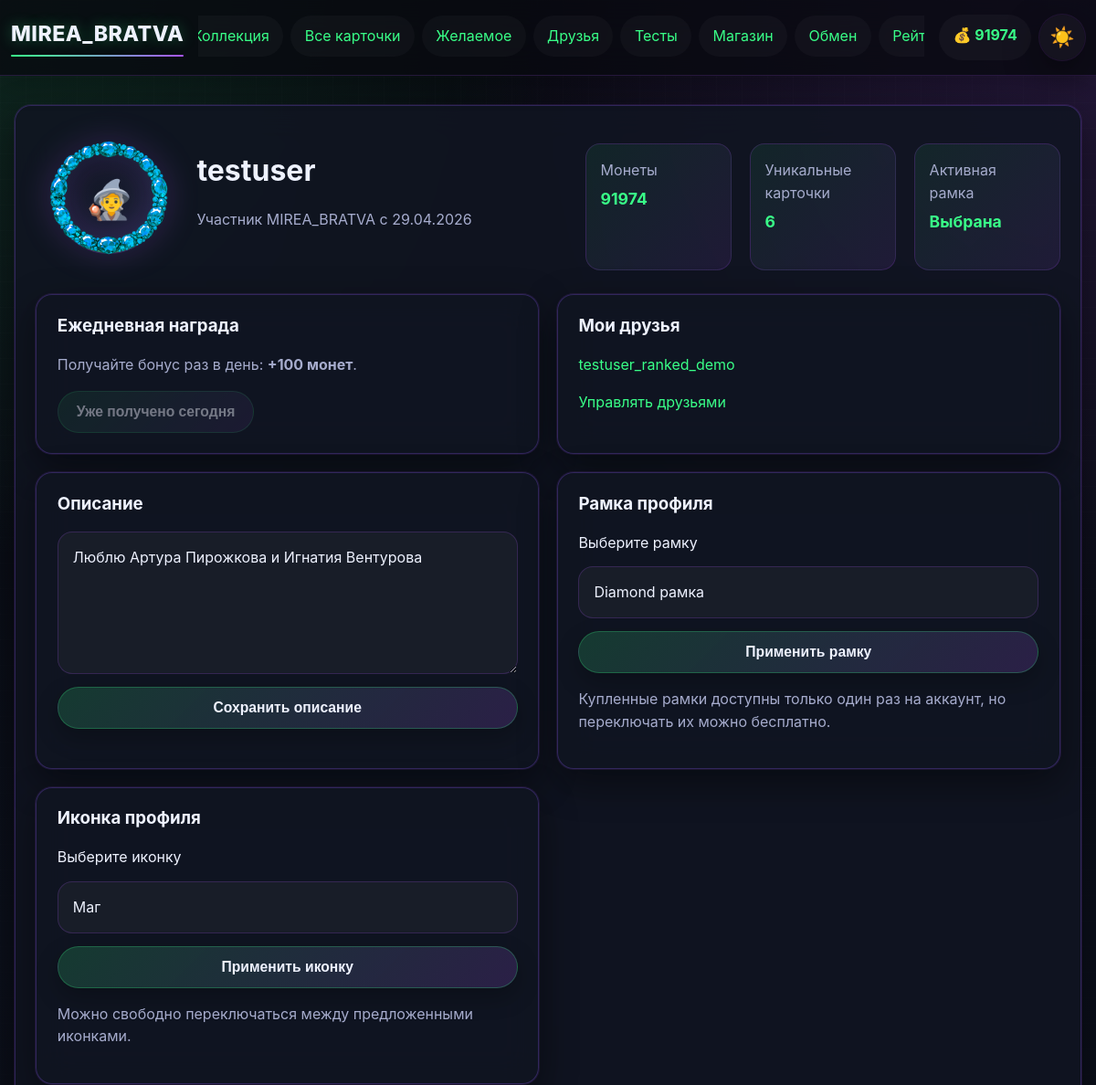
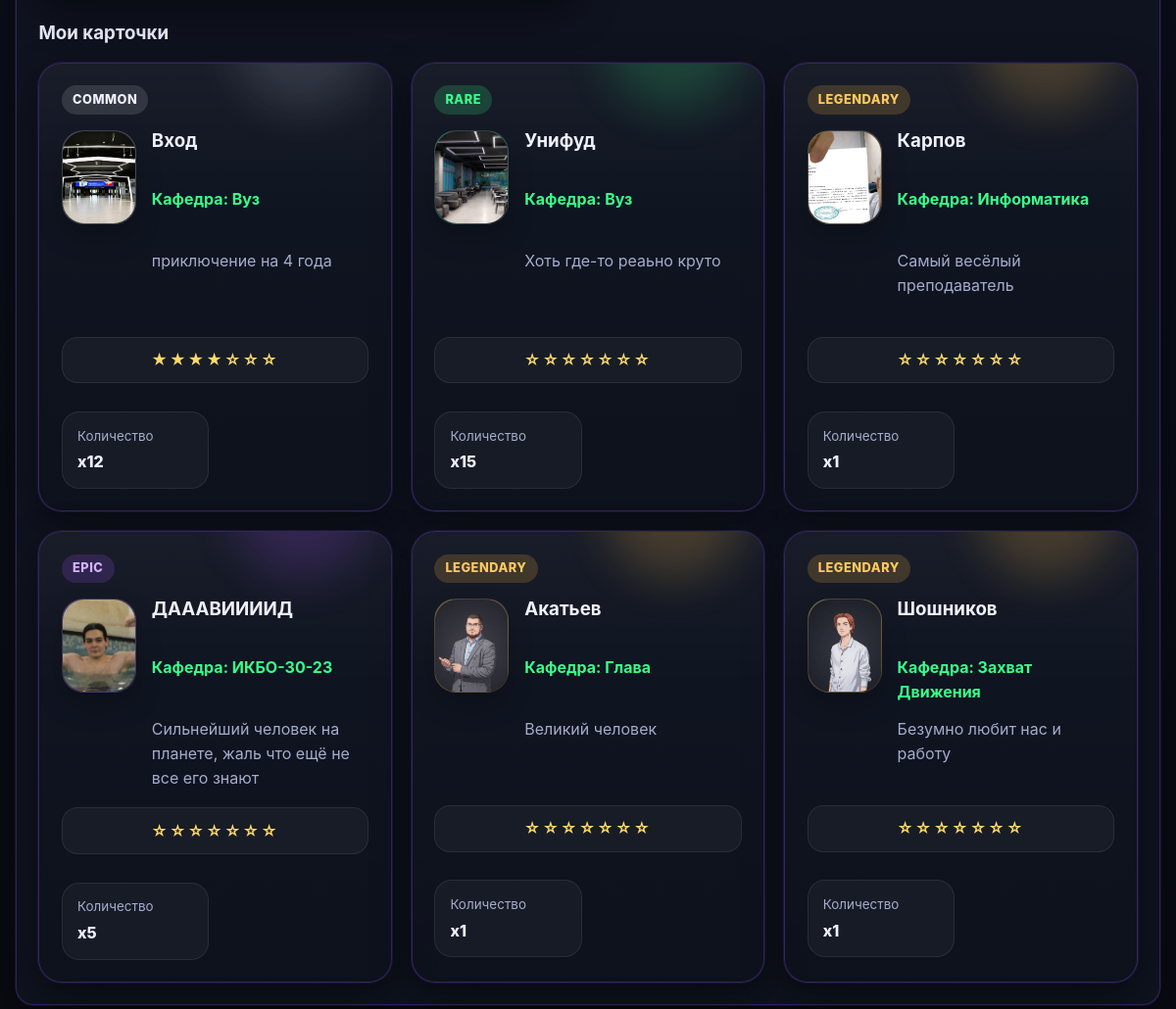
The page /profile/1 (signed in) on the database as committed earlier (2 pictures, top to bottom).
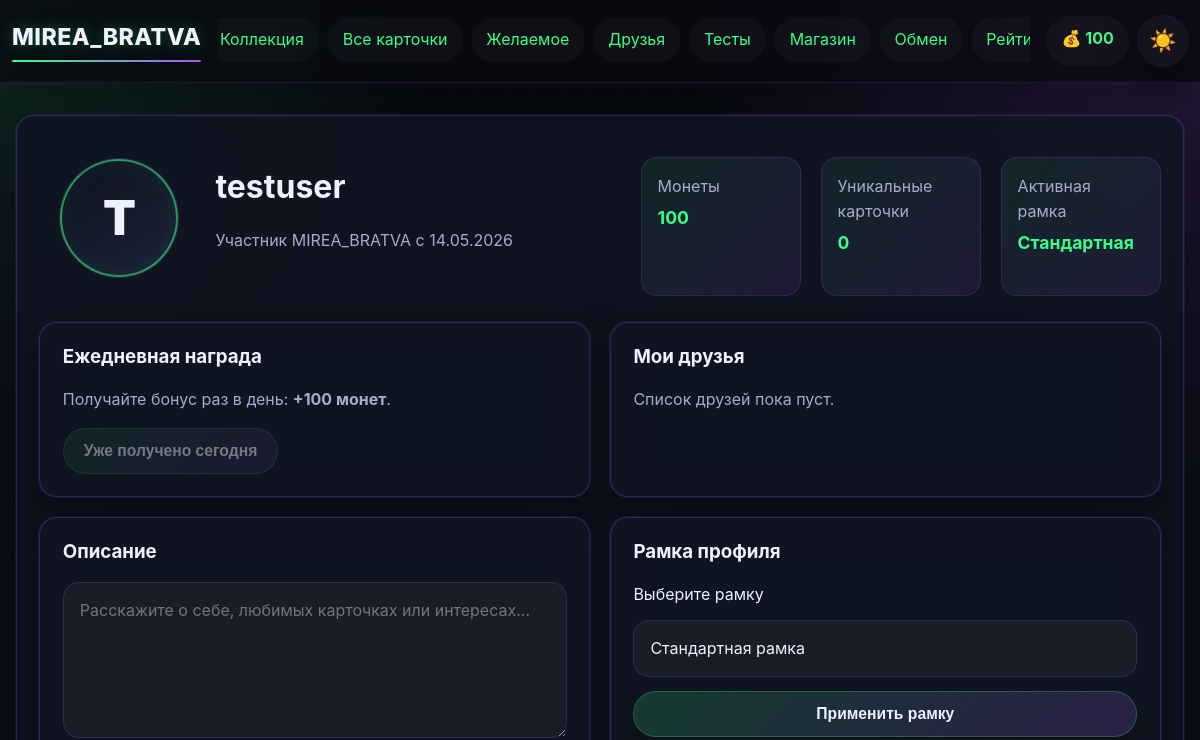
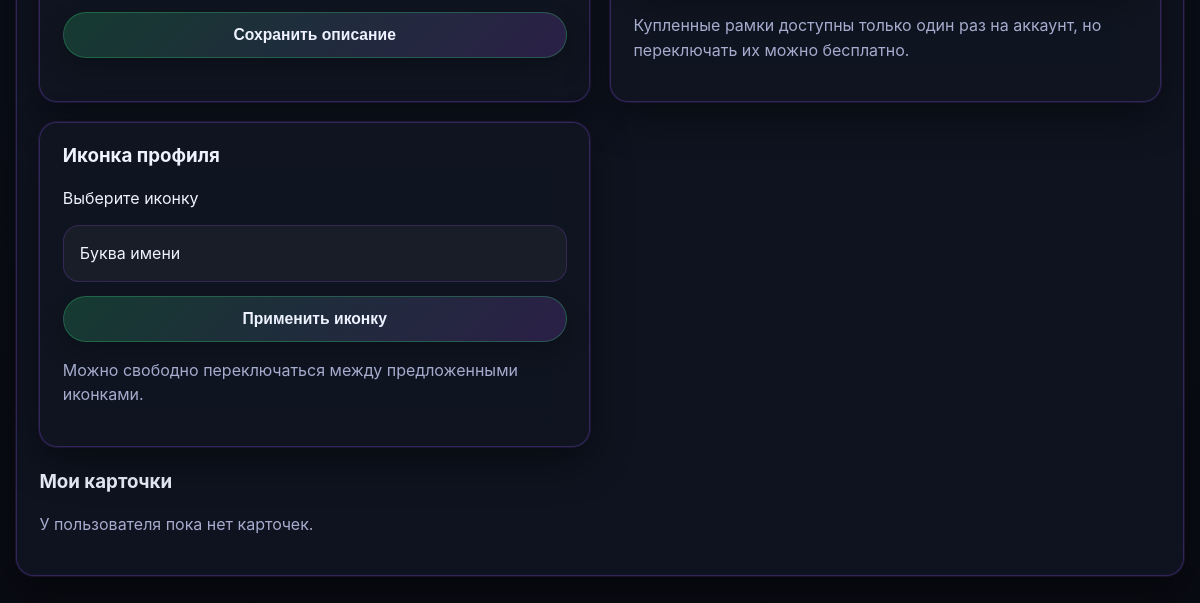
The same page on the database as committed later (2 pictures, top to bottom).
### app.py (models this page shows)
class User(UserMixin, db.Model):
    __tablename__ = 'user'
    id = db.Column(db.Integer, primary_key=True)
    username = db.Column(db.String(80), unique=True, nullable=False)
    email = db.Column(db.String(120), unique=True, nullable=False)
    password_hash = db.Column(db.String(200), nullable=False)
    coins = db.Column(db.Integer, default=100)
    profile_theme = db.Column(db.String(50), default='dark')
    avatar_frame = db.Column(db.String(50), default='none')
    bio = db.Column(db.Text, default='')
    owned_frames = db.Column(db.Text, default='[]')
    avatar_icon = db.Column(db.String(50), default='letter')
    created_at = db.Column(db.DateTime, default=datetime.utcnow)
    last_daily_bonus = db.Column(db.DateTime, default=None)

class ShopItem(db.Model):
    __tablename__ = 'shop_item'
    id = db.Column(db.Integer, primary_key=True)
    name = db.Column(db.String(100), nullable=False)
    type = db.Column(db.String(20), nullable=False)
    price = db.Column(db.Integer, nullable=False)
    description = db.Column(db.Text)
    image_url = db.Column(db.String(200))
    pack_rarity_chances = db.Column(db.String(200))

class UserCard(db.Model):
    __tablename__ = 'user_card'
    id = db.Column(db.Integer, primary_key=True)
    user_id = db.Column(db.Integer, db.ForeignKey('user.id'), nullable=False)
    card_id = db.Column(db.Integer, db.ForeignKey('card.id'), nullable=False)
    quantity = db.Column(db.Integer, default=1)
    star_level = db.Column(db.Integer, default=0)
    user = db.relationship('User', backref=db.backref('cards', lazy=True))
    card = db.relationship('Card', backref=db.backref('user_cards', lazy=True))

class Card(db.Model):
    __tablename__ = 'card'
    id = db.Column(db.Integer, primary_key=True)
    name = db.Column(db.String(100), nullable=False)
    description = db.Column(db.Text)
    rarity = db.Column(db.String(20), nullable=False)
    subject = db.Column(db.String(50), nullable=False)
    image_url = db.Column(db.String(200))
    base_price = db.Column(db.Integer, default=50)

### app.py (the view)
@app.route('/profile/<int:user_id>')
@login_required
def view_profile(user_id):
    user = User.query.get_or_404(user_id)
    owned_frames = get_available_frames_for_user(user)
    wishlist_ids = {item.card_id for item in WishlistItem.query.filter_by(user_id=current_user.id).all()}
    viewed_wishlist_cards = (
        db.session.query(Card)
        .join(WishlistItem, WishlistItem.card_id == Card.id)
        .filter(WishlistItem.user_id == user.id)
        .order_by(WishlistItem.created_at.desc(), Card.name.asc())
        .all()
    )
    friendship = None if user.id == current_user.id else get_friendship_between(current_user.id, user.id)
    return render_template(
        'profile.html',
        user=user,
        owned_frames=owned_frames,
        is_owner=user.id == current_user.id,
        wishlist_ids=wishlist_ids,
        viewed_wishlist_cards=viewed_wishlist_cards,
        get_card_letter=get_card_letter,
        avatar_icons=get_avatar_icons(),
        get_avatar_icon_symbol=get_avatar_icon_symbol,
        get_card_stars_display=get_card_stars_display,
        can_claim_daily_bonus=False,
        daily_bonus_amount=DAILY_BONUS_AMOUNT,
        friends=get_user_friends(user.id),
        friendship_status=friendship,
    )

### app.py (called while the page is built)
@login_manager.user_loader
def load_user(user_id):
    return db.session.get(User, int(user_id))

def get_owned_frame_codes(user):
    try:
        frames = json.loads(user.owned_frames or '[]')
        return frames if isinstance(frames, list) else []
    except (TypeError, json.JSONDecodeError):
        return []

def get_frame_code(item):
    image_value = item.image_url or ''
    if image_value.startswith('frames/'):
        return Path(image_value).stem
    return image_value or f'frame-{item.id}'

def get_available_frames_for_user(user):
    owned_codes = set(get_owned_frame_codes(user))
    if not owned_codes:
        return []
    all_frames = ShopItem.query.filter_by(type='frame').all()
    return [frame for frame in all_frames if get_frame_code(frame) in owned_codes]

def get_avatar_icon_symbol(user):
    icon_map = {item['code']: item['symbol'] for item in get_avatar_icons()}
    return icon_map.get(getattr(user, 'avatar_icon', 'letter'))

def get_card_stars_display(star_level):
    star_level = max(0, int(star_level or 0))
    return '★' * star_level + '☆' * (7 - star_level)

### templates/profile.html (shortened to what the changed rows need)
{% extends "base.html" %}
{% block content %}
<div class="profile-container {% if user.profile_theme != 'default' %}{{ user.profile_theme }}{% endif %}">
    <div class="profile-header">
        <div class="avatar-container">
            <div class="profile-avatar-shell" title="{% if user.avatar_frame == 'none' %}Стандартная рамка{% else %}Установлена рамка{% endif %}">
                <div class="avatar avatar-letter">{% set avatar_symbol = get_avatar_icon_symbol(user) %}{% if avatar_symbol %}<span class="avatar-icon-symbol">{{ avatar_symbol }}</span>{% else %}{{ user.username[0]|upper }}{% endif %}</div>
                {% if user.avatar_frame and user.avatar_frame != 'none' %}
                <img class="avatar-frame-image" src="{{ url_for('static', filename='frames/' ~ user.avatar_frame ~ '.png') }}" alt="Рамка профиля">
                {% endif %}
            </div>
            <div>
                <h1>{{ user.username }}</h1>
                <p class="profile-subtitle">Участник MIREA_BRATVA с {{ user.created_at.strftime('%d.%m.%Y') }}</p>
            </div>
        </div>
        <div class="profile-stats items-grid">
            <div class="stat">
                <span class="stat-label">Монеты</span>
                <span class="stat-value">{{ user.coins }}</span>
            </div>
            <div class="stat">
                <span class="stat-label">Уникальные карточки</span>
                <span class="stat-value">{{ user.cards|length }}</span>
            </div>
            <div class="stat">
                <span class="stat-label">Активная рамка</span>
                <span class="stat-value">{% if user.avatar_frame == 'none' %}Стандартная{% else %}Выбрана{% endif %}</span>
            </div>
        </div>
    </div>
    <div class="profile-sections items-grid profile-sections-grid">
        <section class="shop-item profile-bio-card">
            <h3>{% if is_owner %}Мои друзья{% else %}Друзья пользователя{% endif %}</h3>
            {% if friends %}
                <div class="profile-form-stack">
                    {% for friend in friends[:6] %}
                        <a href="{{ url_for('view_profile', user_id=friend.id) }}">{{ friend.username }}</a>
                    {% endfor %}
                </div>
                {% if is_owner %}<p class="profile-note"><a href="{{ url_for('friends') }}">Управлять друзьями</a></p>{% endif %}
            {% else %}
                <p>Список друзей пока пуст.</p>
            {% endif %}
        </section>
        <section class="shop-item profile-bio-card">
            {% if is_owner %}
            <form method="post" class="profile-form-stack">
                <textarea name="bio" rows="5" maxlength="400" placeholder="Расскажите о себе, любимых карточках или интересах...">{{ user.bio or '' }}</textarea>
                <button type="submit" class="btn">Сохранить описание</button>
            </form>
            {% else %}
                <p>{{ user.bio or 'Пользователь пока не добавил описание.' }}</p>
            {% endif %}
        </section>
        <section class="shop-item profile-frame-card">
            {% if is_owner %}
            <form method="post" class="profile-form-stack">
                <label for="avatar_frame">Выберите рамку</label>
                <select name="avatar_frame" id="avatar_frame">
                    <option value="none" {% if user.avatar_frame == 'none' %}selected{% endif %}>Стандартная рамка</option>
                    {% for frame in owned_frames %}
                    {% set frame_code = frame.image_url or ('frame-' ~ frame.id) %}
                    <option value="{{ frame_code }}" {% if user.avatar_frame == frame_code %}selected{% endif %}>{{ frame.name }}</option>
                    {% endfor %}
                </select>
                <button type="submit" class="btn">Применить рамку</button>
            </form>
            <p class="profile-note">Купленные рамки доступны только один раз на аккаунт, но переключать их можно бесплатно.</p>
            {% else %}
                <p>{% if user.avatar_frame == 'none' %}Пользователь использует стандартную рамку.{% else %}У пользователя установлена специальная рамка.{% endif %}</p>
            {% endif %}
        </section>
        <section class="shop-item profile-frame-card">
            {% if is_owner %}
            <form method="post" class="profile-form-stack">
                <label for="avatar_icon">Выберите иконку</label>
                <select name="avatar_icon" id="avatar_icon">
                    {% for icon in avatar_icons %}
                    <option value="{{ icon.code }}" {% if user.avatar_icon == icon.code %}selected{% endif %}>{{ icon.label }}</option>
                    {% endfor %}
                </select>
                <button type="submit" class="btn">Применить иконку</button>
            </form>
            <p class="profile-note">Можно свободно переключаться между предложенными иконками.</p>
            {% else %}
                <p>{% set avatar_symbol = get_avatar_icon_symbol(user) %}{% if avatar_symbol %}У пользователя установлена иконка {{ avatar_symbol }}.{% else %}Пользователь использует буквенную иконку.{% endif %}</p>
            {% endif %}
        </section>
    </div>
    <div class="exchange-card">
        <h3>{% if is_owner %}Мои карточки{% else %}Карточки пользователя{% endif %}</h3>
        {% if user.cards %}
            <div class="items-grid collection-grid collection-grid-enhanced">
                {% for user_card in user.cards %}
                <article class="shop-item card-tile card-showcase card-standard rarity-{{ user_card.card.rarity }} {% if not is_owner %}clickable-card{% endif %}"
                         {% if not is_owner %}data-open-modal="profile-card-modal-{{ user_card.card.id }}"{% endif %}>
                    <div class="card-showcase-glow"></div>
                    <div class="card-showcase-top">
                        <span class="rarity-badge rarity-badge-{{ user_card.card.rarity }}">{{ user_card.card.rarity }}</span>
                    </div>
                    <div class="card-showcase-body">
                        <div class="card-emblem rarity-emblem-{{ user_card.card.rarity }}">
                            {% if user_card.card.image_url %}
                                <img src="{{ user_card.card.image_url }}" alt="{{ user_card.card.name }}" style="width:100%;height:100%;object-fit:cover;border-radius:inherit;">
                            {% else %}
                                {{ get_card_letter(user_card.card) }}
                            {% endif %}
                        </div>
                        <div class="card-copy">
                            <h3>{{ user_card.card.name }}</h3>
                            <p class="card-subject-line">Кафедра: {{ user_card.card.subject }}</p>
                            <p class="card-description-preview">{{ user_card.card.description }}</p>
                        </div>
                    </div>
                    <div class="card-stars-row">{{ get_card_stars_display(user_card.star_level) }}</div>
                    <div class="card-meta-grid">
                        <div class="meta-chip">
                            <span>Количество</span>
                            <strong>x{{ user_card.quantity }}</strong>
                        </div>
                    </div>
                </article>
                {% endfor %}
            </div>
        {% else %}
            <p>У пользователя пока нет карточек.</p>
        {% endif %}
    </div>
</div>
{% endblock %}

### templates/base.html (shortened to what this page needs)
<!DOCTYPE html>
<html lang="ru">
<head>
    <link rel="stylesheet" href="{{ url_for('static', filename='css/style.css') }}">
</head>
<body class="{% if current_user.is_authenticated and current_user.profile_theme == 'light' %}light-theme{% else %}dark-theme{% endif %}">
    <nav class="navbar">
        <div class="nav-container">
            <a class="nav-logo" href="{{ url_for('index') }}">MIREA_BRATVA</a>
            <div class="nav-main">
                <ul class="nav-menu">
                    {% if current_user.is_authenticated %}
                        <li><a href="{{ url_for('collection') }}">Коллекция</a></li>
                        <li><a href="{{ url_for('cards_catalog') }}">Все карточки</a></li>
                        <li><a href="{{ url_for('wishlist') }}">Желаемое</a></li>
                        <li><a href="{{ url_for('friends') }}">Друзья</a></li>
                        <li><a href="{{ url_for('quizzes') }}">Тесты</a></li>
                        <li><a href="{{ url_for('shop') }}">Магазин</a></li>
                        <li><a href="{{ url_for('exchange') }}">Обмен</a></li>
                        <li><a href="{{ url_for('rating') }}">Рейтинг</a></li>
                    {% else %}
                        <li><a href="{{ url_for('login') }}">Вход</a></li>
                        <li><a href="{{ url_for('register') }}">Регистрация</a></li>
                    {% endif %}
                </ul>
            </div>
            {% if current_user.is_authenticated %}
            <div class="nav-actions">
                <div class="coins">💰 {{ current_user.coins }}</div>
                <a class="theme-toggle nav-pill" href="{{ url_for('toggle_theme') }}" title="Переключить тему">
                    {% if current_user.profile_theme == 'light' %}🌙{% else %}☀️{% endif %}
                </a>
            </div>
            {% endif %}
        </div>
    </nav>
    <main class="container">
        {% block content %}{% endblock %}
    </main>
</body>
</html>

Rows that differ between the two databases and show on the page:
removed User: username "testuser_ranked_demo"
removed UserCard: card.rarity "COMMON", card.image_url (picture), card.name "Вход", card.subject "Вуз", card.description "приключение на 4 года", star_level "★★★★☆☆☆", quantity "12"
removed UserCard: card.rarity "RARE", card.image_url (picture), card.name "Унифуд", card.subject "Вуз", card.description "Хоть где-то реаьно круто", star_level "☆☆☆☆☆☆☆", quantity "15"
removed UserCard: card.rarity "LEGENDARY", card.image_url (picture), card.name "Карпов", card.subject "Информатика", card.description "Самый весёлый преподаватель", star_level "☆☆☆☆☆☆☆", quantity "1"
removed UserCard: card.rarity "EPIC", card.image_url (picture), card.name "ДАААВИИИИД", card.subject "ИКБО-30-23", card.description "Сильнейший человек на планете, жаль что ещё не все его знают", star_level "☆☆☆☆☆☆☆", quantity "5"
removed UserCard: card.rarity "LEGENDARY", card.image_url (picture), card.name "Акатьев", card.subject "Глава", card.description "Великий человек", star_level "☆☆☆☆☆☆☆", quantity "1"
removed UserCard: card.rarity "LEGENDARY", card.image_url (picture), card.name "Шошников", card.subject "Захват Движения", card.description "Безумно любит нас и работу", star_level "☆☆☆☆☆☆☆", quantity "1"
changed User "testuser": coins "91974" → "100"; username (not shown) → "T"; created_at "29.04.2026" → "14.05.2026"; avatar_frame "Diamond рамка" → "Стандартная рамка"; avatar_icon "Маг" → "Буква имени"; avatar_frame: picture removed; bio "Люблю Артура Пирожкова и Игнатия Вентурова" → (not shown)
Other text that changed with them:
{{ user.cards|length }}: "6" → "0"
{{ avatar_symbol }}: "🧙" → (not shown)
text no longer shown: "Выбрана Управлять друзьями"
text now shown: "Стандартная Список друзей пока пуст. У пользователя пока нет карточек."
